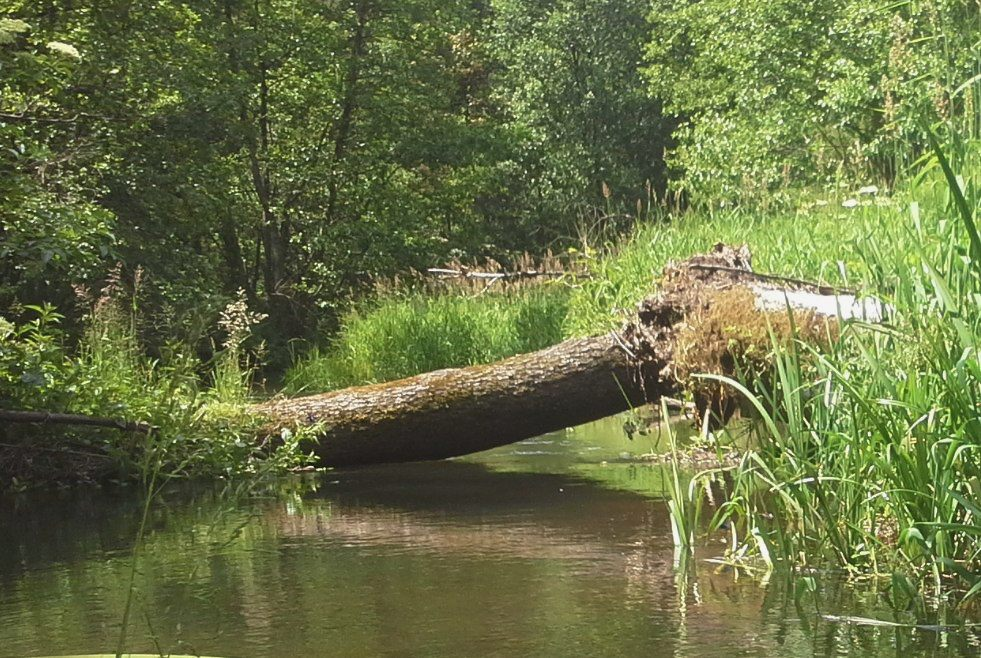
%> input picture ćwiczenia/POPRAWA/rzeczka.jpg, 981 x 658 px
$ octave druga_wersja_poprawa_1_zad_kolos.m   (GNU Octave 9; MATLAB toolbox functions it lacks are replaced by stand-ins)
%> lines starting %> are read from the running program, lines starting %| are printed output that depends on the picture
clear;
img_uint8 = imread('rzeczka.jpg');
%> img_uint8 is the input picture: size 658x981x3 uint8; mean R, G, B 104.7, 113.4, 68.7
obraz = double(img_uint8);

macierz = zeros(size(obraz));

jasny = obraz / 2;
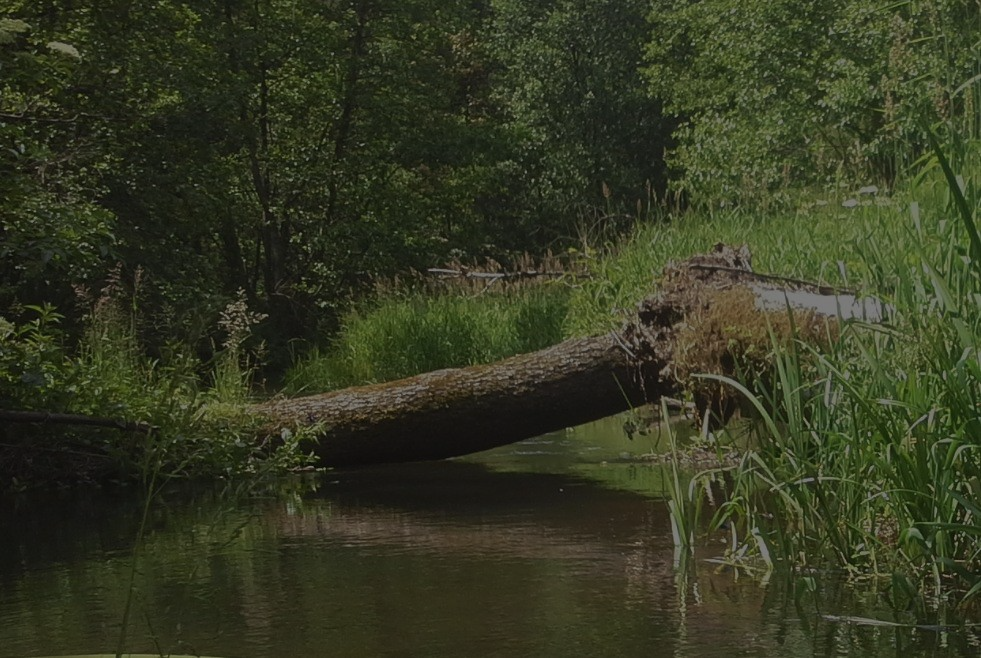
%> jasny: size 658x981x3 double; mean R, G, B 52.3, 56.7, 34.4

macierz(:, 1:size(macierz, 2) / 2, :) = jasny(:, 1:size(jasny, 2) / 2, :);
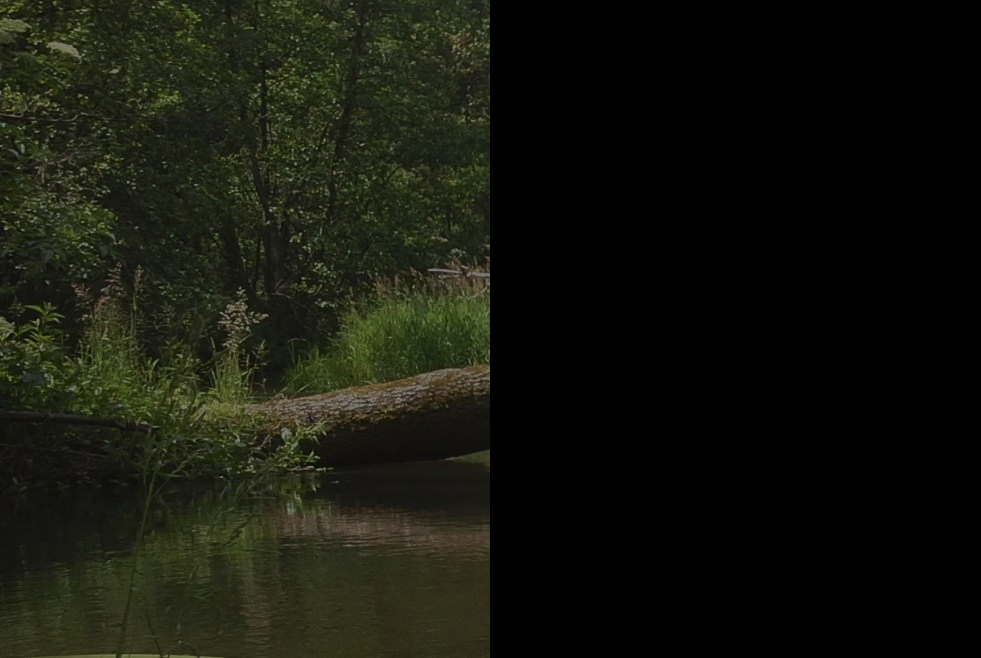
%> macierz: size 658x981x3 double; mean R, G, B 21, 22.6, 13.6
macierz(:, (size(macierz, 2) / 2 + 1):end, :) = obraz(:, (size(obraz, 2) / 2):-1:1, :);
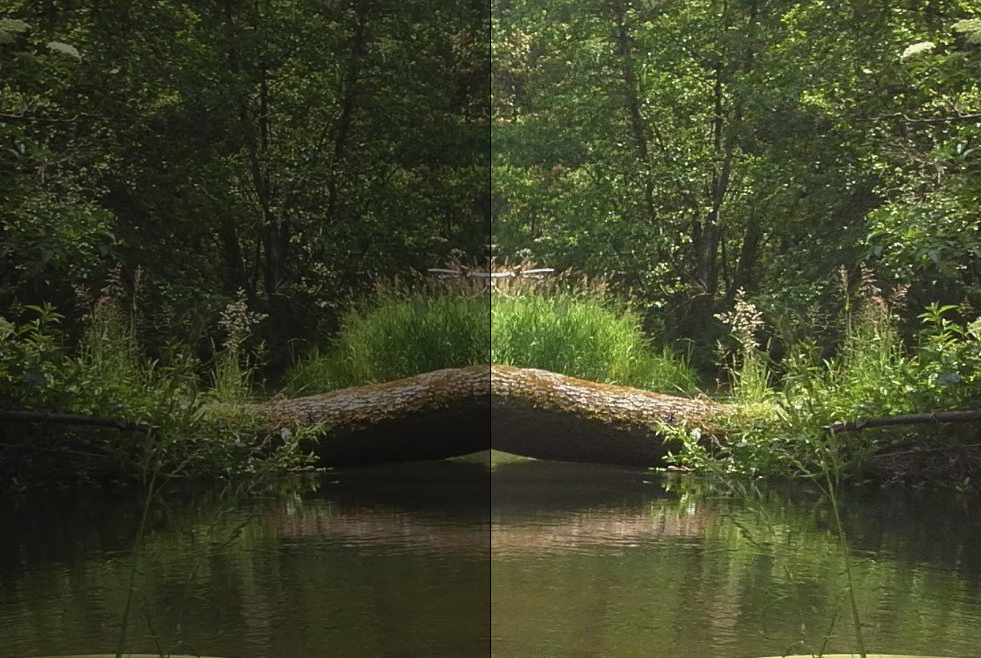
%> macierz: size 658x981x3 double; mean R, G, B 63, 67.7, 40.7

imshow(macierz / 255);
